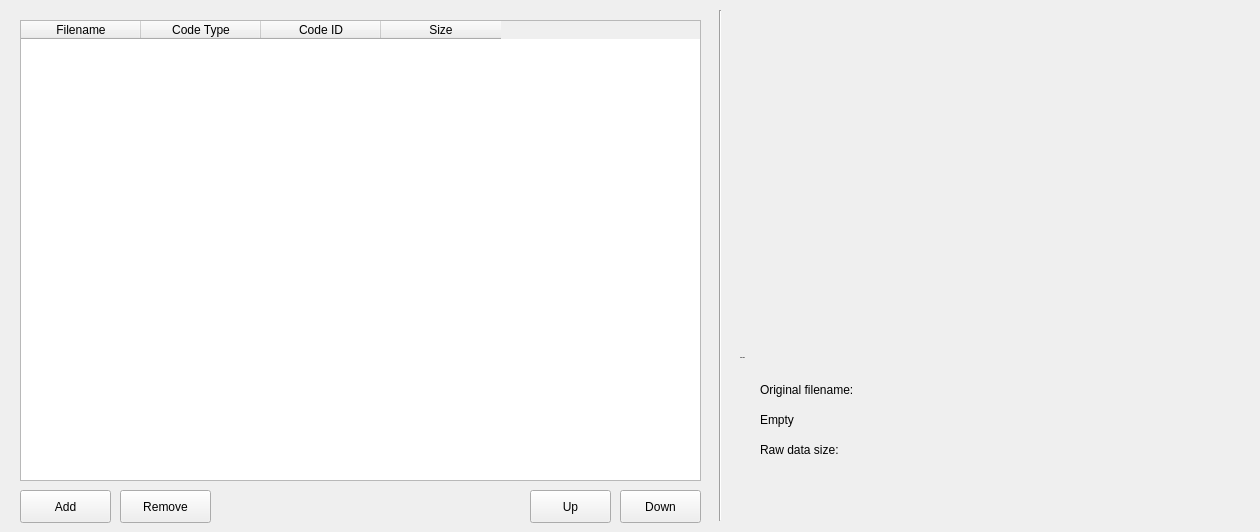
    <widget class="QWidget" name="Audio">
     <attribute name="title">
      <string>Audio</string>
     </attribute>
     <widget class="QPushButton" name="ButtonUpAudio">
      <property name="geometry">
       <rect>
        <x>530</x>
        <y>490</y>
        <width>81</width>
        <height>33</height>
       </rect>
      </property>
      <property name="styleSheet">
       <string notr="true"/>
      </property>
      <property name="text">
       <string>Up</string>
      </property>
      <property name="icon">
       <iconset resource="SkinRessource.qrc">
        <normaloff>:/graphic/Up_Arrow20.png</normaloff>:/graphic/Up_Arrow20.png</iconset>
      </property>
      <property name="iconSize">
       <size>
        <width>20</width>
        <height>20</height>
       </size>
      </property>
     </widget>
     <widget class="QPushButton" name="ButtonDownAudio">
      <property name="geometry">
       <rect>
        <x>620</x>
        <y>490</y>
        <width>81</width>
        <height>33</height>
       </rect>
      </property>
      <property name="styleSheet">
       <string notr="true"/>
      </property>
      <property name="text">
       <string>Down</string>
      </property>
      <property name="icon">
       <iconset resource="SkinRessource.qrc">
        <normaloff>:/graphic/Down_Arrow20.png</normaloff>:/graphic/Down_Arrow20.png</iconset>
      </property>
      <property name="iconSize">
       <size>
        <width>20</width>
        <height>20</height>
       </size>
      </property>
     </widget>
     <widget class="QPushButton" name="ButtonRemoveAudio">
      <property name="geometry">
       <rect>
        <x>120</x>
        <y>490</y>
        <width>91</width>
        <height>33</height>
       </rect>
      </property>
      <property name="styleSheet">
       <string notr="true"/>
      </property>
      <property name="text">
       <string>Remove</string>
      </property>
      <property name="icon">
       <iconset resource="SkinRessource.qrc">
        <normaloff>:/graphic/remove20.png</normaloff>:/graphic/remove20.png</iconset>
      </property>
      <property name="iconSize">
       <size>
        <width>20</width>
        <height>20</height>
       </size>
      </property>
     </widget>
     <widget class="QPushButton" name="ButtonAddAudio">
      <property name="geometry">
       <rect>
        <x>20</x>
        <y>490</y>
        <width>91</width>
        <height>33</height>
       </rect>
      </property>
      <property name="styleSheet">
       <string notr="true"/>
      </property>
      <property name="text">
       <string>Add</string>
      </property>
      <property name="icon">
       <iconset resource="SkinRessource.qrc">
        <normaloff>:/graphic/plus20.png</normaloff>:/graphic/plus20.png</iconset>
      </property>
      <property name="iconSize">
       <size>
        <width>20</width>
        <height>20</height>
       </size>
      </property>
     </widget>
     <widget class="QTableWidget" name="TableAudio">
      <property name="geometry">
       <rect>
        <x>20</x>
        <y>20</y>
        <width>681</width>
        <height>461</height>
       </rect>
      </property>
      <property name="sizePolicy">
       <sizepolicy hsizetype="Expanding" vsizetype="Expanding">
        <horstretch>0</horstretch>
        <verstretch>0</verstretch>
       </sizepolicy>
      </property>
      <property name="baseSize">
       <size>
        <width>0</width>
        <height>0</height>
       </size>
      </property>
      <property name="styleSheet">
       <string notr="true"/>
      </property>
      <property name="lineWidth">
       <number>-1</number>
      </property>
      <property name="selectionMode">
       <enum>QAbstractItemView::SingleSelection</enum>
      </property>
      <property name="selectionBehavior">
       <enum>QAbstractItemView::SelectRows</enum>
      </property>
      <property name="sortingEnabled">
       <bool>false</bool>
      </property>
      <property name="columnCount">
       <number>4</number>
      </property>
      <attribute name="horizontalHeaderCascadingSectionResizes">
       <bool>false</bool>
      </attribute>
      <attribute name="horizontalHeaderMinimumSectionSize">
       <number>40</number>
      </attribute>
      <attribute name="horizontalHeaderDefaultSectionSize">
       <number>120</number>
      </attribute>
      <attribute name="horizontalHeaderStretchLastSection">
       <bool>false</bool>
      </attribute>
      <attribute name="verticalHeaderVisible">
       <bool>false</bool>
      </attribute>
      <attribute name="verticalHeaderHighlightSections">
       <bool>true</bool>
      </attribute>
      <column>
       <property name="text">
        <string>Filename</string>
       </property>
      </column>
      <column>
       <property name="text">
        <string>Code Type</string>
       </property>
      </column>
      <column>
       <property name="text">
        <string>Code ID</string>
       </property>
      </column>
      <column>
       <property name="text">
        <string>Size</string>
       </property>
      </column>
     </widget>
     <widget class="QLabel" name="LabelStaticFilenameAudio">
      <property name="geometry">
       <rect>
        <x>760</x>
        <y>380</y>
        <width>121</width>
        <height>20</height>
       </rect>
      </property>
      <property name="text">
       <string>Original filename:</string>
      </property>
     </widget>
     <widget class="QLabel" name="LabelFilenameAudio">
      <property name="geometry">
       <rect>
        <x>760</x>
        <y>410</y>
        <width>491</width>
        <height>20</height>
       </rect>
      </property>
      <property name="text">
       <string>Empty</string>
      </property>
     </widget>
     <widget class="QLabel" name="LabelStaticAudio">
      <property name="geometry">
       <rect>
        <x>740</x>
        <y>350</y>
        <width>91</width>
        <height>16</height>
       </rect>
      </property>
      <property name="font">
       <font>
        <pointsize>-1</pointsize>
        <italic>false</italic>
        <bold>true</bold>
       </font>
      </property>
      <property name="text">
       <string>Audio info:</string>
      </property>
     </widget>
     <widget class="Line" name="line_V_Image_2">
      <property name="geometry">
       <rect>
        <x>710</x>
        <y>10</y>
        <width>20</width>
        <height>511</height>
       </rect>
      </property>
      <property name="orientation">
       <enum>Qt::Vertical</enum>
      </property>
     </widget>
     <widget class="QLabel" name="LabelStaticSizeAudio">
      <property name="geometry">
       <rect>
        <x>760</x>
        <y>440</y>
        <width>121</width>
        <height>20</height>
       </rect>
      </property>
      <property name="text">
       <string>Raw data size:</string>
      </property>
     </widget>
    </widget>
